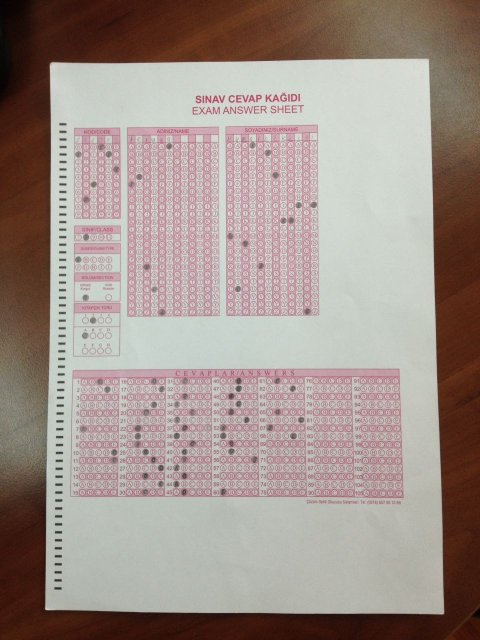
#> input picture Python/images/test3.jpeg, 960 x 1280 px (shown at 1/2 size)
$ python mainProgram2.py   (older library calls are emulated)
#> lines starting #> are read from the running program, lines starting #| are printed output that depends on the picture; after the words box and inside, x2 and y2 are one past the last pixel; in counts of white or black regions, pixels touching at a corner belong together
#> further down, image is the input picture: shape (1280, 960, 3); mean B, G, R 137.9, 144.8, 159.2
### Python/scan.py
def scan(image, DEBUG = 0):
	# import the necessary packages
#> called with DEBUG = 0
	from pyimagesearch.transform import four_point_transform
	import imutils
	from skimage.filter import threshold_adaptive
	import numpy as np
	import argparse
	import cv2

	ratio = image.shape[0] / 2500.0
#> ratio = 0.512
	orig = image.copy()
	image = imutils.resize(image, height = 2500)
#> image: shape (2500, 1875, 3)

	# convert the image to grayscale, blur it, and find edges
	# in the image
	gray = cv2.cvtColor(image, cv2.COLOR_BGR2GRAY)
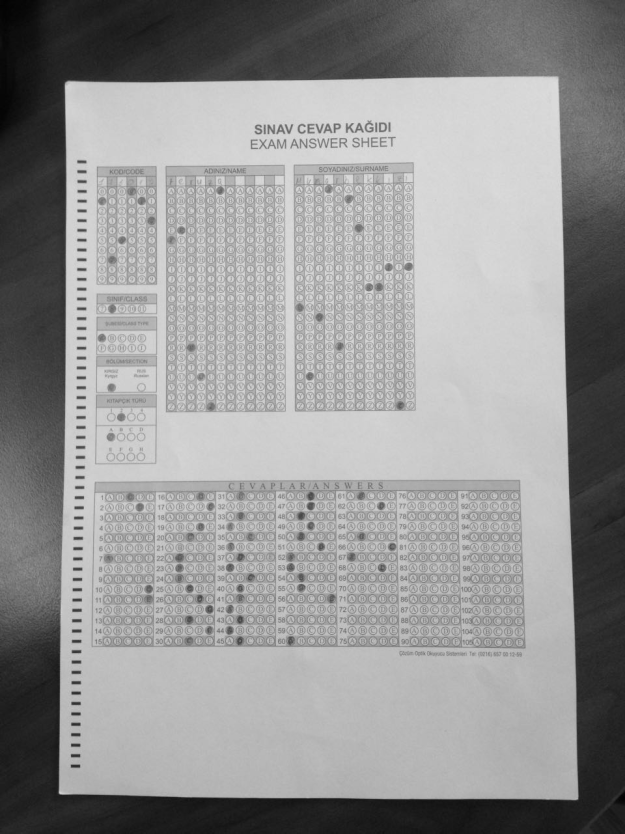
#> gray: shape (2500, 1875) (shown at 1/3 size); min 2, max 237, mean 148.3
	gray = cv2.GaussianBlur(gray, (5, 5), 0)
	edged = cv2.Canny(gray, 75, 200)
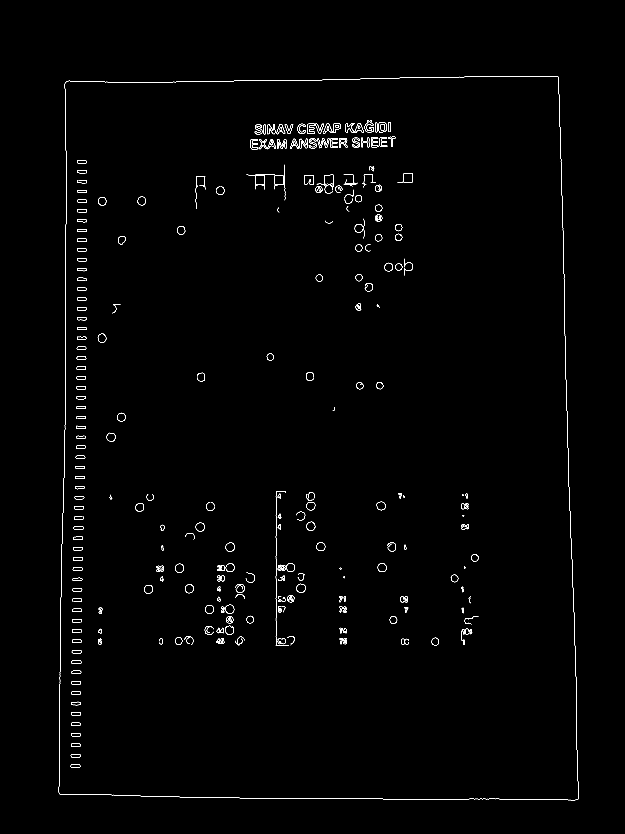
#> edged: shape (2500, 1875) (shown at 1/3 size); 0.61% white in thin lines or dots, all inside (x1, y1, x2, y2) = (176, 228, 1736, 2401)


	if DEBUG == 1:
		# show the original image and the edge detected image
		print "STEP 1: Edge Detection"
		cv2.imshow("Image", image)
		cv2.imshow("Edged", edged)
		cv2.waitKey(0)
		cv2.destroyAllWindows()

	# find the contours in the edged image, keeping only the
	# largest ones, and initialize the screen contour
	(cnts, _) = cv2.findContours(edged.copy(), cv2.RETR_LIST, cv2.CHAIN_APPROX_SIMPLE)
#> cnts = 419 contours, 118 with area under 20; largest, box (x1, y1, x2, y2) and area: (176, 228, 1736, 2401) 3265012, (176, 228, 1736, 2401) 3265002, (739, 524, 825, 569) 734, (824, 494, 856, 601) 726, (765, 527, 793, 555) 724
	cnts = sorted(cnts, key = cv2.contourArea, reverse = True)[:5]
#> cnts = 5 contours; box (x1, y1, x2, y2) and area: (176, 228, 1736, 2401) 3265012, (176, 228, 1736, 2401) 3265002, (739, 524, 825, 569) 734, (824, 494, 856, 601) 726, (765, 527, 793, 555) 724

	# loop over the contours
	for c in cnts:
		# approximate the contour
		peri = cv2.arcLength(c, True)
		approx = cv2.approxPolyDP(c, 0.02 * peri, True)

		# if our approximated contour has four points, then we
		# can assume that we have found our screen
		if len(approx) == 4:
			screenCnt = approx
			break
#> this loop made 1 pass
#> (peri, screenCnt) on pass 1: (7440.6, [[1674, 230], [195, 248], [179, 2382], [1734, 2397]])

	if DEBUG == 1:
		# show the contour (outline) of the piece of paper
		print "STEP 2: Find contours of paper"
		cv2.drawContours(image, [screenCnt], -1, (0, 255, 0), 2)
		cv2.imshow("Outline", image)
		cv2.waitKey(0)
		cv2.destroyAllWindows()

	# apply the four point transform to obtain a top-down
	# view of the original image
	warped = four_point_transform(orig, screenCnt.reshape(4, 2) * ratio)
	# [6 lines of commented-out code are left out]

	if DEBUG == 1:
		# show the original and scanned images
		print "STEP 3: Apply perspective transform"
		cv2.imshow("Original", imutils.resize(orig, height = 650))
		cv2.imshow("Scanned", imutils.resize(warped, height = 650))
		cv2.waitKey(0)
	return warped

### Python/pyimagesearch/transform.py
# import the necessary packages
import numpy as np
import cv2

def order_points(pts):
	# initialzie a list of coordinates that will be ordered
	# such that the first entry in the list is the top-left,
	# the second entry is the top-right, the third is the
	# bottom-right, and the fourth is the bottom-left
	rect = np.zeros((4, 2), dtype = "float32")

	# the top-left point will have the smallest sum, whereas
	# the bottom-right point will have the largest sum
	s = pts.sum(axis = 1)
#> s = [974.8, 226.8, 1311.2, 2115.1]
	rect[0] = pts[np.argmin(s)]
	rect[2] = pts[np.argmax(s)]

	# now, compute the difference between the points, the
	# top-right point will have the smallest difference,
	# whereas the bottom-left will have the largest difference
	diff = np.diff(pts, axis = 1)
#> diff = [-739.3, 27.14, 1127.9, 339.5]
	rect[1] = pts[np.argmin(diff)]
	rect[3] = pts[np.argmax(diff)]

	# return the ordered coordinates
	return rect

def four_point_transform(image, pts):
	# obtain a consistent order of the points and unpack them
	# individually
	rect = order_points(pts)
#> rect = [[99.84, 127], [857.1, 117.8], [887.8, 1227.3], [91.65, 1219.6]]
	(tl, tr, br, bl) = rect
#> tl = [99.84, 127]; tr = [857.1, 117.8]; br = [887.8, 1227.3]; bl = [91.65, 1219.6]

	# compute the width of the new image, which will be the
	# maximum distance between bottom-right and bottom-left
	# x-coordiates or the top-right and top-left x-coordinates
	widthA = np.sqrt(((br[0] - bl[0]) ** 2) + ((br[1] - bl[1]) ** 2))
#> widthA = 796.2
	widthB = np.sqrt(((tr[0] - tl[0]) ** 2) + ((tr[1] - tl[1]) ** 2))
#> widthB = 757.3
	maxWidth = max(int(widthA), int(widthB))
#> maxWidth = 796

	# compute the height of the new image, which will be the
	# maximum distance between the top-right and bottom-right
	# y-coordinates or the top-left and bottom-left y-coordinates
	heightA = np.sqrt(((tr[0] - br[0]) ** 2) + ((tr[1] - br[1]) ** 2))
#> heightA = 1109.9
	heightB = np.sqrt(((tl[0] - bl[0]) ** 2) + ((tl[1] - bl[1]) ** 2))
#> heightB = 1092.6
	maxHeight = max(int(heightA), int(heightB))
#> maxHeight = 1109

	# now that we have the dimensions of the new image, construct
	# the set of destination points to obtain a "birds eye view",
	# (i.e. top-down view) of the image, again specifying points
	# in the top-left, top-right, bottom-right, and bottom-left
	# order
	dst = np.array([
		[0, 0],
		[maxWidth - 1, 0],
		[maxWidth - 1, maxHeight - 1],
		[0, maxHeight - 1]], dtype = "float32")
#> dst = [[0, 0], [795, 0], [795, 1108], [0, 1108]]

	# compute the perspective transform matrix and then apply it
	M = cv2.getPerspectiveTransform(rect, dst)
#> M = [[1.07, 0.00806, -108.3], [0.0131, 1.07, -137.7], [2.07e-05, 4.7e-05, 1]]
	warped = cv2.warpPerspective(image, M, (maxWidth, maxHeight))
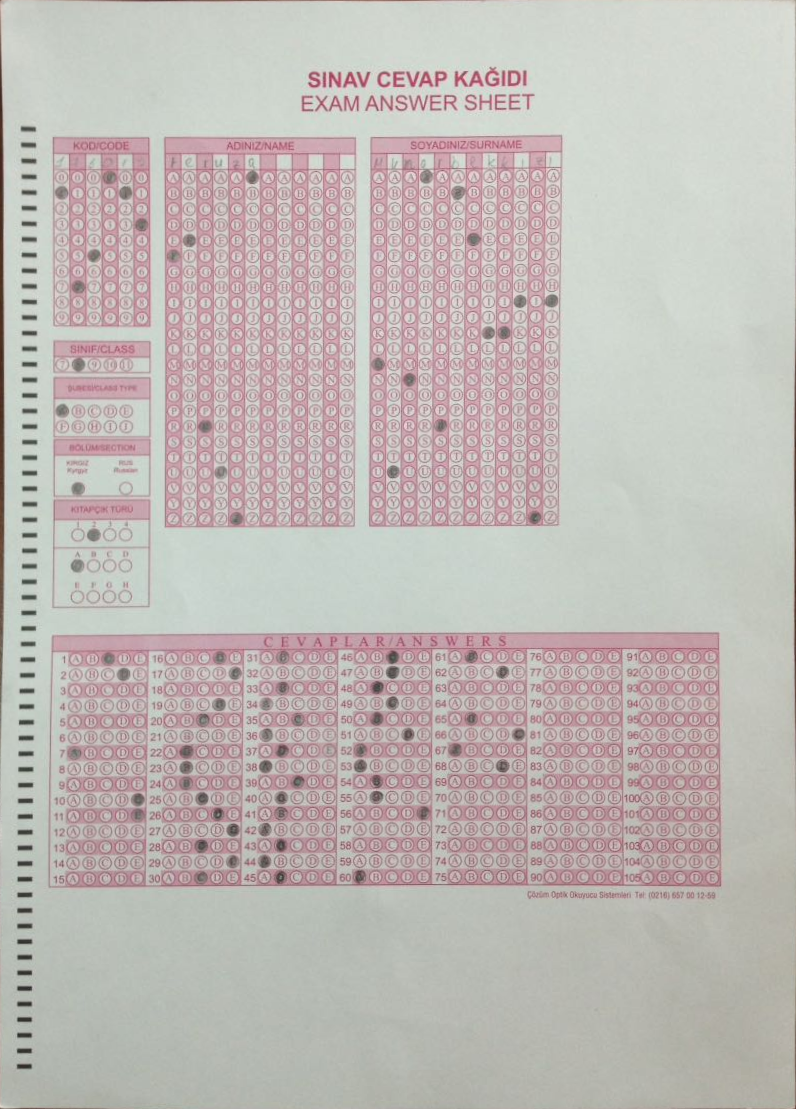
#> warped: shape (1109, 796, 3); mean B, G, R 182.2, 185.3, 192.3

	# return the warped image
	return warped

### Python/mainProgram2.py
from findMainRegions import findMainRegions
from readNameAndGrade import readNameAndGrade
import cv2
from scan import scan
from utils import imResize
import imutils

image = cv2.imread("images/test3.jpeg")
image = scan(image)
#> (the run stopped early here; a loop or call above may not have finished)

$ run again, with Python/images/test2.jpeg copied over Python/images/test3.jpeg
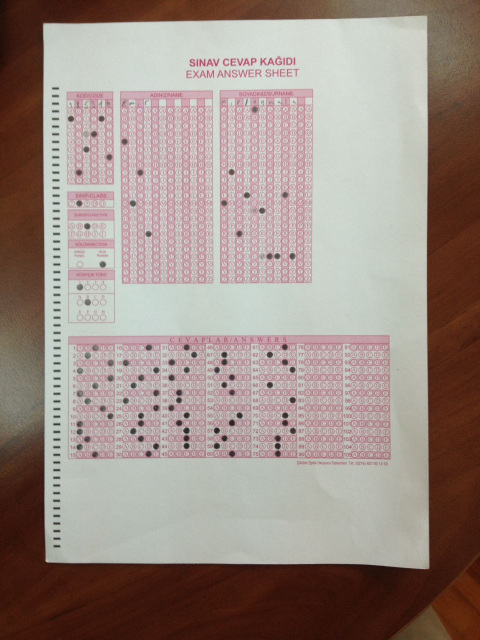
#> input picture Python/images/test2.jpeg, 960 x 1280 px (shown at 1/2 size)
#> image is the input picture: shape (1280, 960, 3); mean B, G, R 133.3, 140.4, 155.9
#> image: shape (2500, 1875, 3)
#> in scan, `edged = cv2.Canny(gray, 75, 200)`:
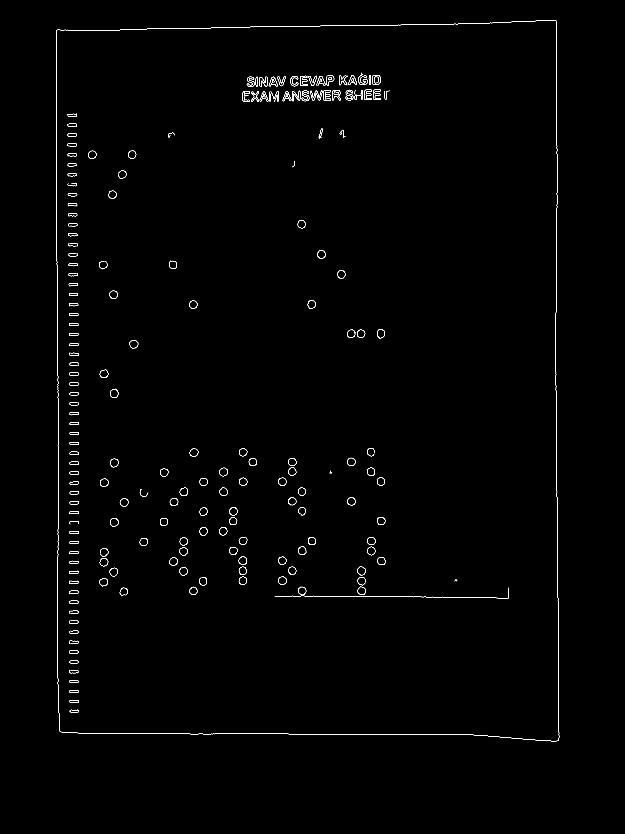
#> edged: shape (2500, 1875) (shown at 1/3 size); 0.5% white in thin lines or dots, all inside (x1, y1, x2, y2) = (168, 60, 1678, 2224)
#> in scan, `(cnts, _) = cv2.findContours(edged.copy(), cv2.RETR_LIST, cv2.CHAIN_AP..`: cnts = 324 contours, 84 with area under 20; largest, box (x1, y1, x2, y2) and area: (168, 60, 1678, 2224) 3184855, (168, 60, 1678, 2224) 3184848, (1118, 225, 1143, 255) 607, (1118, 225, 1143, 255) 596, (997, 270, 1022, 302) 501
#> in scan, `cnts = sorted(cnts, key = cv2.contourArea, reverse = True)[:5]`: cnts = 5 contours; box (x1, y1, x2, y2) and area: (168, 60, 1678, 2224) 3184855, (168, 60, 1678, 2224) 3184848, (1118, 225, 1143, 255) 607, (1118, 225, 1143, 255) 596, (997, 270, 1022, 302) 501
#> the loop in scan, `for c in cnts:` made 1 pass
#> (peri, screenCnt) on pass 1: (7391.9, [[1667, 61], [169, 90], [181, 2195], [1675, 2220]])
#> s = [884.7, 132.6, 1216.5, 1994.2]
#> diff = [-822.3, -40.45, 1031.2, 279]
#> rect = [[86.53, 46.08], [853.5, 31.23], [857.6, 1136.6], [92.67, 1123.8]]
#> tl = [86.53, 46.08]; tr = [853.5, 31.23]; br = [857.6, 1136.6]; bl = [92.67, 1123.8]
#> widthA = 765
#> widthB = 767.1
#> maxWidth = 767
#> heightA = 1105.4
#> heightB = 1077.8
#> maxHeight = 1105
#> dst = [[0, 0], [766, 0], [766, 1104], [0, 1104]]
#> M = [[1.03, -0.00586, -88.6], [0.0198, 1.02, -48.91], [3.35e-05, -2.8e-06, 1]]
#> in four_point_transform, `warped = cv2.warpPerspective(image, M, (maxWidth, maxHeight))`:
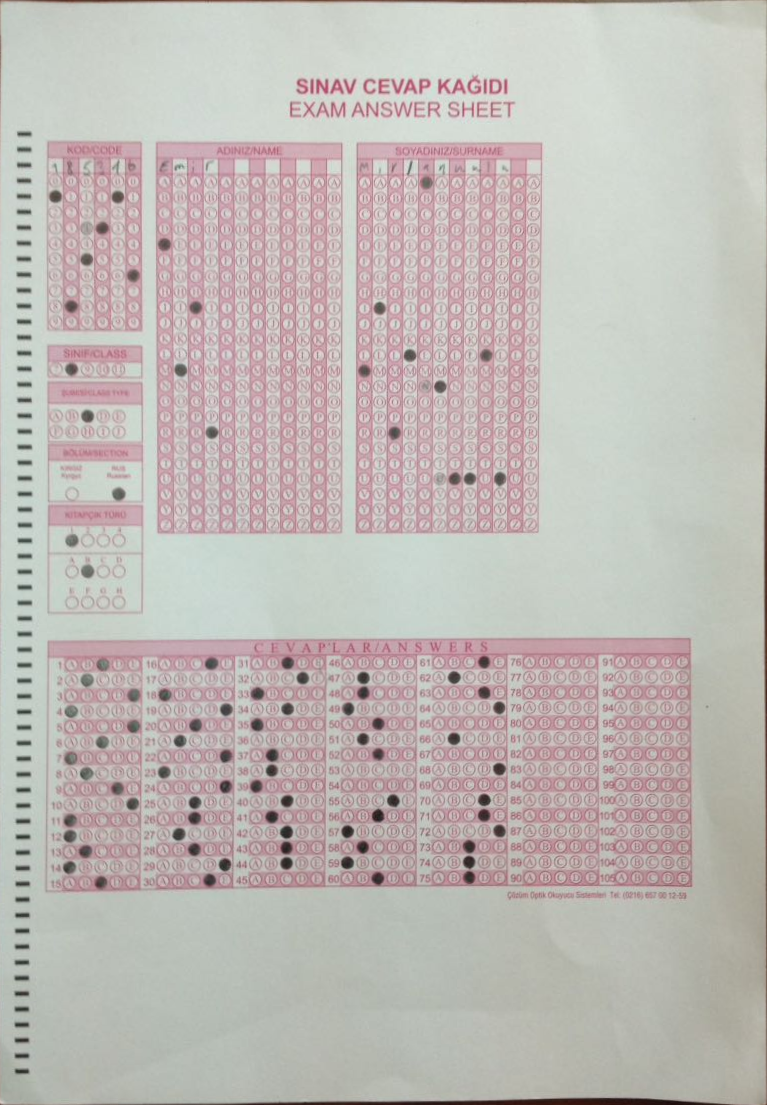
#> warped: shape (1105, 767, 3); mean B, G, R 182, 185.6, 191.9

$ run again, with Python/images/test4.jpeg copied over Python/images/test3.jpeg
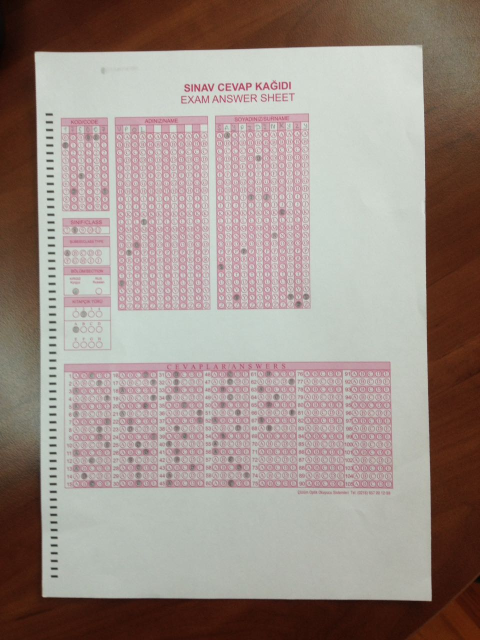
#> input picture Python/images/test4.jpeg, 960 x 1280 px (shown at 1/2 size)
#> image is the input picture: shape (1280, 960, 3); mean B, G, R 136.3, 143.3, 157.2
#> image: shape (2500, 1875, 3)
#> in scan, `gray = cv2.cvtColor(image, cv2.COLOR_BGR2GRAY)`:
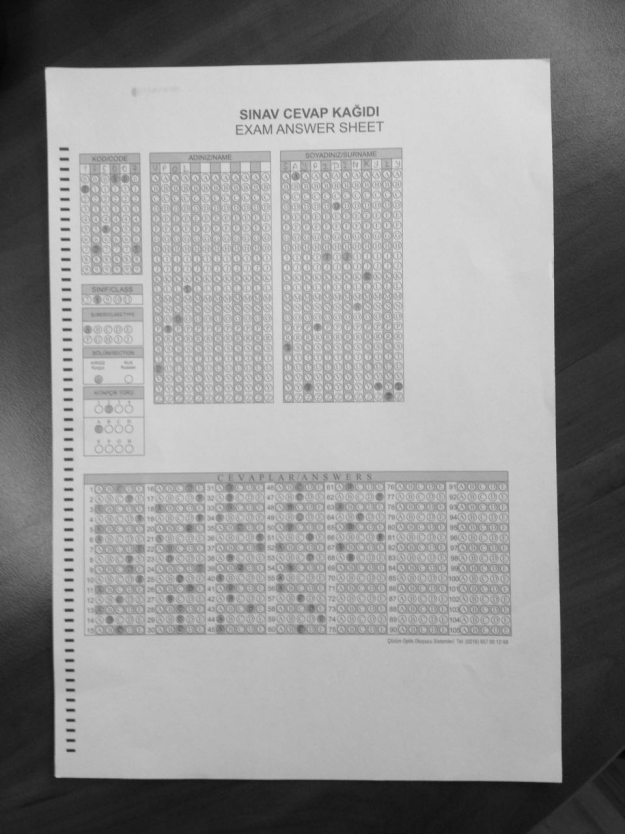
#> gray: shape (2500, 1875) (shown at 1/3 size); min 4, max 230, mean 146.6
#> in scan, `edged = cv2.Canny(gray, 75, 200)`:
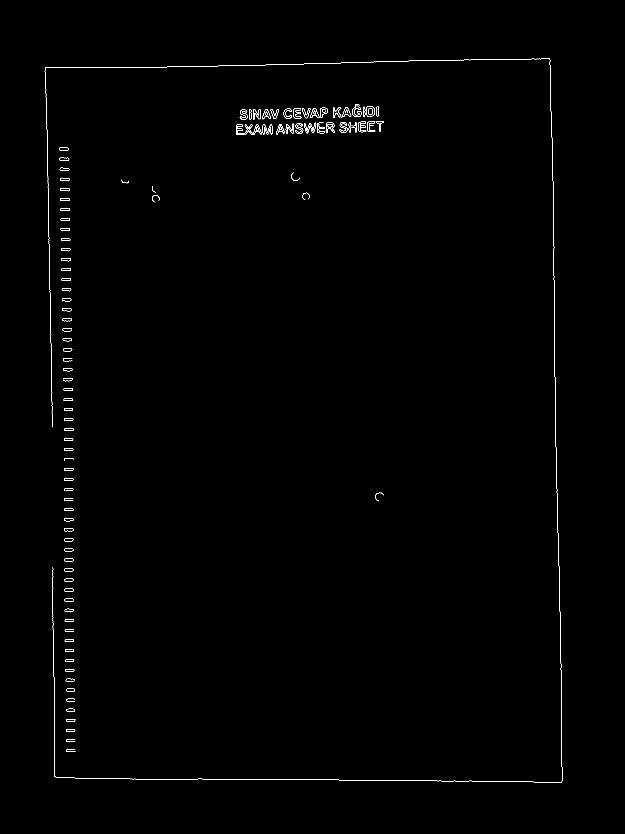
#> edged: shape (2500, 1875) (shown at 1/3 size); 0.34% white in thin lines or dots, all inside (x1, y1, x2, y2) = (134, 174, 1687, 2349)
#> in scan, `(cnts, _) = cv2.findContours(edged.copy(), cv2.RETR_LIST, cv2.CHAIN_AP..`: cnts = 167 contours, 83 with area under 20; largest, box (x1, y1, x2, y2) and area: (1100, 319, 1125, 350) 640, (1100, 319, 1125, 350) 631, (733, 374, 786, 405) 464, (961, 323, 984, 354) 424, (961, 323, 984, 354) 412
#> in scan, `cnts = sorted(cnts, key = cv2.contourArea, reverse = True)[:5]`: cnts = 5 contours; box (x1, y1, x2, y2) and area: (1100, 319, 1125, 350) 640, (1100, 319, 1125, 350) 631, (733, 374, 786, 405) 464, (961, 323, 984, 354) 424, (961, 323, 984, 354) 412
#> the loop in scan, `for c in cnts:` made 5 passes
#> peri on passes 1 to 5: 98.04, 96.28, 365.9, 92.87, 91.11
